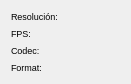
  <widget class="QWidget" name="gridLayoutWidget_5">
   <property name="geometry">
    <rect>
     <x>540</x>
     <y>242</y>
     <width>131</width>
     <height>72</height>
    </rect>
   </property>
   <property name="font">
    <font>
     <pointsize>7</pointsize>
    </font>
   </property>
   <layout class="QGridLayout" name="gridLayout_5">
    <item row="2" column="0">
     <widget class="QLabel" name="label_28">
      <property name="font">
       <font>
        <family>Ubuntu</family>
        <pointsize>7</pointsize>
       </font>
      </property>
      <property name="text">
       <string>Codec:</string>
      </property>
     </widget>
    </item>
    <item row="0" column="0">
     <widget class="QLabel" name="label_26">
      <property name="font">
       <font>
        <family>Ubuntu</family>
        <pointsize>7</pointsize>
       </font>
      </property>
      <property name="text">
       <string>Resolución:</string>
      </property>
     </widget>
    </item>
    <item row="0" column="1">
     <widget class="QLabel" name="prev_resolucion">
      <property name="font">
       <font>
        <family>Ubuntu</family>
        <pointsize>7</pointsize>
       </font>
      </property>
      <property name="text">
       <string/>
      </property>
     </widget>
    </item>
    <item row="2" column="1">
     <widget class="QLabel" name="prev_codec">
      <property name="font">
       <font>
        <family>Ubuntu</family>
        <pointsize>7</pointsize>
       </font>
      </property>
      <property name="text">
       <string/>
      </property>
     </widget>
    </item>
    <item row="1" column="0">
     <widget class="QLabel" name="label_27">
      <property name="font">
       <font>
        <family>Ubuntu</family>
        <pointsize>7</pointsize>
       </font>
      </property>
      <property name="text">
       <string>FPS:</string>
      </property>
     </widget>
    </item>
    <item row="1" column="1">
     <widget class="QLabel" name="prev_fps">
      <property name="font">
       <font>
        <family>Ubuntu</family>
        <pointsize>7</pointsize>
       </font>
      </property>
      <property name="text">
       <string/>
      </property>
     </widget>
    </item>
    <item row="3" column="0">
     <widget class="QLabel" name="label_29">
      <property name="font">
       <font>
        <family>Ubuntu</family>
        <pointsize>7</pointsize>
       </font>
      </property>
      <property name="text">
       <string>Format:</string>
      </property>
     </widget>
    </item>
    <item row="3" column="1">
     <widget class="QLabel" name="prev_format">
      <property name="font">
       <font>
        <family>Ubuntu</family>
        <pointsize>7</pointsize>
       </font>
      </property>
      <property name="text">
       <string/>
      </property>
     </widget>
    </item>
   </layout>
  </widget>
